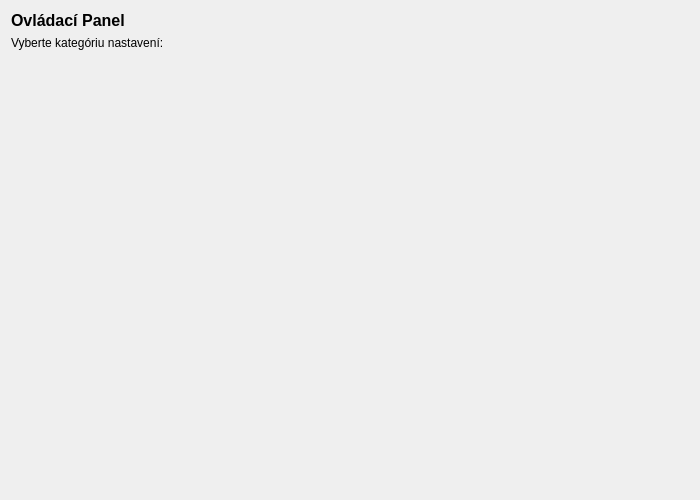
<?xml version="1.0" encoding="UTF-8"?>
<ui version="4.0">
 <class>ControlPanelWindow</class>
 <widget class="QWidget" name="ControlPanelWindow">
  <property name="geometry">
   <rect>
    <x>0</x>
    <y>0</y>
    <width>700</width>
    <height>500</height>
   </rect>
  </property>
  <property name="windowTitle">
   <string>Ovládací Panel</string>
  </property>
  <layout class="QVBoxLayout" name="verticalLayout">
   <item>
    <widget class="QLabel" name="label">
     <property name="font">
      <font>
       <pointsize>12</pointsize>
       <weight>75</weight>
       <bold>true</bold>
      </font>
     </property>
     <property name="text">
      <string>Ovládací Panel</string>
     </property>
    </widget>
   </item>
   <item>
    <widget class="QLabel" name="label_2">
     <property name="text">
      <string>Vyberte kategóriu nastavení:</string>
     </property>
    </widget>
   </item>
   <item>
    <widget class="QWidget" name="iconContainerWidget" native="true">
     <property name="sizePolicy">
      <sizepolicy hsizetype="Preferred" vsizetype="Expanding">
       <horstretch>0</horstretch>
       <verstretch>0</verstretch>
      </sizepolicy>
     </property>
     <!-- Layout pre tento widget sa nastaví v kóde (Flow Layout) -->
    </widget>
   </item>
  </layout>
 </widget>
 <resources/>
 <connections/>
</ui>
